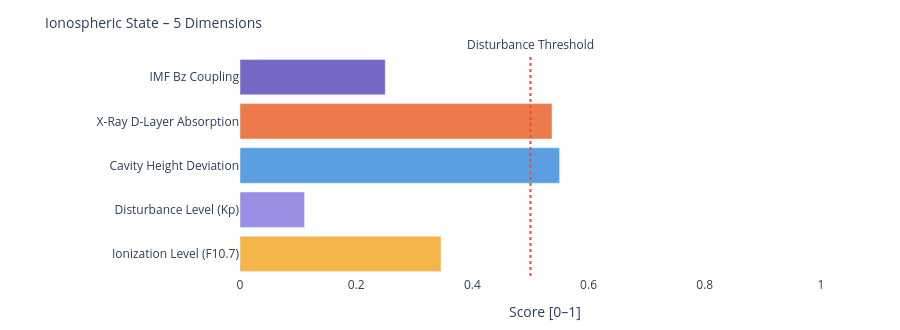

Notebook code cell kept with this figure:
### Markdown cell above
---
### 📐 Systemic Insight: Geometric Cavity vs. Real Schumann Resonance

**Relevant for:** Layer 6 = delta analysis &nbsp;|&nbsp; Layer 7 = feature vector / system interpretation

A cavity height change from 80 km to 70 km shifts the **idealized geometric frequencies** only minimally:

| Modus | Aktuell | Referenz | Δ |
|-------|---------|----------|---|
| SR-1 | 10.4762 Hz | 10.4599 Hz | +16 mHz |
| SR-2 | 18.1452 Hz | 18.1171 Hz | +28 mHz |
| SR-3 | 25.6612 Hz | 25.6215 Hz | +40 mHz |
| SR-4 | 33.1285 Hz | 33.0772 Hz | +51 mHz |

The geometric effect is limited because 10 km is very small compared to Earth's radius (~6371 km).

**Consequence:** Real Schumann deviations are likely driven more strongly by **conductivity, damping, day/night structure, lightning distribution and source geometry** than by pure cavity height.

---

**Layer 6 compares:**
```
geometric Δ from Layer 4  vs.  observed Δ from real Schumann measurement data
```

**Layer 7 Feature:**
```
If real Δ >> geometric Δ  →  non-geometric factors dominant
```

### Code cell
# ============================================================
# IONOSPHERIC STATE – Summary gauge
# Five dimensions: ionization, disturbance, cavity height, X-Ray, Bz coupling
# ============================================================

def norm(v, lo, hi):
    if v is None: return None
    return round(max(0.0, min(1.0, (v - lo) / (hi - lo))), 3)

# Ionization level (F10.7 → F2-Layer)
ioniz = norm(f107_val, 60, 250)

# Disturbance level (Kp → E/F-Layer irregularities)
disturb = norm(kp_val, 0, 9)

# Cavity height deviation from reference (80 km)
h_dev = norm(abs(h_eff - 80), 0, 20)

# X-Ray ionization (D-Layer absorption)
xray_ioniz = None
if xray_now is not None:
    xray_ioniz = norm(math.log10(max(xray_now, 1e-9)) + 9, 0, 5)

# Bz coupling (southward Bz → stronger magnetosphere-ionosphere coupling)
bz_coupling = norm(-(bz_now or 0), -5, 30) if bz_now is not None else None

dims = [
    ('Ionization Level (F10.7)',    ioniz,      '#F2A623'),
    ('Disturbance Level (Kp)',      disturb,    '#7F77DD'),
    ('Cavity Height Deviation',     h_dev,      '#378ADD'),
    ('X-Ray D-Layer Absorption',    xray_ioniz, '#E85D24'),
    ('IMF Bz Coupling',             bz_coupling,'#534AB7'),
]

fig = go.Figure()
for name, val, col in dims:
    if val is not None:
        h = int(val * 20)
        bar = '█' * h + '░' * (20 - h)
        label = f'{name}:  {bar}  {val:.3f}'
    else:
        label = f'{name}:  {"─" * 20}  n/a'
    fig.add_trace(go.Bar(
        x=[val if val is not None else 0],
        y=[name],
        orientation='h',
        marker_color=col, opacity=0.82,
        showlegend=False
    ))

fig.add_vline(x=0.5, line_dash='dot', line_color='#e74c3c',
              annotation_text='Disturbance Threshold', annotation_position='top')
fig.update_layout(
    title=dict(text='Ionospheric State – 5 Dimensions', font=dict(size=14)),
    xaxis=dict(title='Score [0–1]', range=[0, 1.05]),
    height=330, plot_bgcolor='rgba(0,0,0,0)', paper_bgcolor='rgba(0,0,0,0)',
    margin=dict(l=240, r=50, t=55, b=40)
)
fig.show()

print(f'\nIonospheric state:')
for name, val, _ in dims:
    print(f'  {name:<35} {val:.3f}' if val is not None else f'  {name:<35} n/a')

### Figure 1 — Plotly figure (JSON) as saved in the notebook; plotly's stock layout.template omitted (floating-point values rounded to 4 significant figures)
{"data": [{"marker": {"color": "#F2A623"}, "opacity": 0.82, "orientation": "h", "showlegend": false, "type": "bar", "x": [0.346], "y": ["Ionization Level (F10.7)"]}, {"marker": {"color": "#7F77DD"}, "opacity": 0.82, "orientation": "h", "showlegend": false, "type": "bar", "x": [0.111], "y": ["Disturbance Level (Kp)"]}, {"marker": {"color": "#378ADD"}, "opacity": 0.82, "orientation": "h", "showlegend": false, "type": "bar", "x": [0.55], "y": ["Cavity Height Deviation"]}, {"marker": {"color": "#E85D24"}, "opacity": 0.82, "orientation": "h", "showlegend": false, "type": "bar", "x": [0.537], "y": ["X-Ray D-Layer Absorption"]}, {"marker": {"color": "#534AB7"}, "opacity": 0.82, "orientation": "h", "showlegend": false, "type": "bar", "x": [0.25], "y": ["IMF Bz Coupling"]}], "layout": {"annotations": [{"showarrow": false, "text": "Disturbance Threshold", "x": 0.5, "xanchor": "center", "xref": "x", "y": 1, "yanchor": "bottom", "yref": "y domain"}], "height": 330, "margin": {"b": 40, "l": 240, "r": 50, "t": 55}, "paper_bgcolor": "rgba(0,0,0,0)", "plot_bgcolor": "rgba(0,0,0,0)", "shapes": [{"line": {"color": "#e74c3c", "dash": "dot"}, "type": "line", "x0": 0.5, "x1": 0.5, "xref": "x", "y0": 0, "y1": 1, "yref": "y domain"}], "title": {"font": {"size": 14}, "text": "Ionospheric State – 5 Dimensions"}, "xaxis": {"range": [0, 1.05], "title": {"text": "Score [0–1]"}}}}
